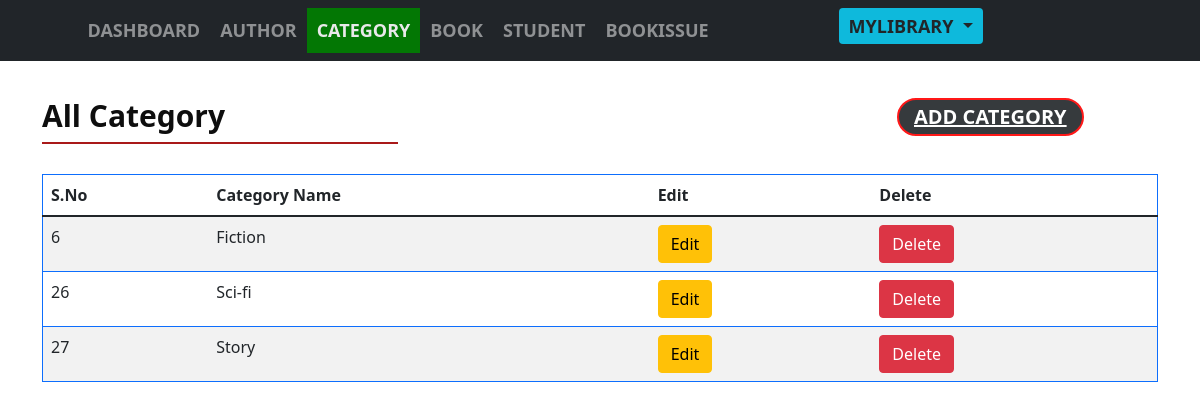
The app's page /category.php with its own data.
### tables this page shows
CREATE TABLE `category` (
  `category_id` int(11) NOT NULL,
  `category_name` varchar(50) NOT NULL
);

### category.php (the view, shortened to what this page needs)
<?php
include "db.php";
include "header1.php";
?>
<div id="admin-content">
<div class="container">
  <div class="row">
     <div class="col-md-4">
       <h2 class="admin-heading">All Category</h2>
     </div>
     <div class="offset-md-5 col-md-2">
        <a class="add-new badge rounded-pill bg-dark text-white" href="add-category.php">Add Category</a>
         </div>
   </div>
   <div class="row">
     <div class="col-md-12">
        <table class="table table-striped border border-primary rounded-2">
          <thead>
            <th>S.No</th>
            <th>Category Name</th>
            <th>Edit</th>
            <th>Delete</th>
          </thead>
         <tbody>
    <?php
     $query = "SELECT * FROM category";
     $run = mysqli_query($conn,$query);
     if(mysqli_num_rows($run) > 0)
     {
       while($row = mysqli_fetch_assoc($run))
       { ?>
         <tr>
            <td><?php echo $row['category_id']; ?></td>
            <td><?php echo $row['category_name']; ?></td>
              <td>
              <a class="btn btn-warning" href="edit-category.php?upd=<?php echo $row['category_id']; ?>">Edit</a>
              </td>
              <td>
                <a onclick="return delfun()" class="btn btn-danger" href="delete-category.php?del=<?php echo $row['category_id']; ?>">Delete</a>
              </td>
            </tr>
      <?php
       }
     }
    ?>
          </tbody>
        </table>
     </div>
   </div>
</div>
</div>

### header1.css (style rules this page uses)
#admin-content { min-height: 80vh; padding: 20px 0 40px; }
#admin-content { min-height: 80vh; padding: 50px 0 40px; }
#admin-content .admin-heading { color: #0E0E0E; font-size: 30px; font-weight: 600; margin: 0 0 40px; position: relative; }
#admin-content .admin-heading:after { content : ""; background: #A00000; width: 100%; height: 2px; opacity: 0.9; position: absolute; left: 0; bottom: -10px; }
#admin-content .add-new { font-size: 20px; font-weight: 600; text-align: center; text-transform: uppercase; border: 2px solid red; padding: 7px 15px; opacity: 0.9; transition: all 0.3s; }
body { padding-top: 3rem; padding-bottom: 3rem; color: #5a5a5a; }

### records on screen
category: category_id "6", category_name "Fiction"
category: category_id "26", category_name "Sci-fi"
category: category_id "27", category_name "Story"
